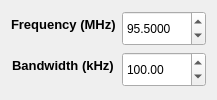
                              <widget class="QWidget" name="page_addDevice_custom">
                               <layout class="QFormLayout" name="formLayout_3">
                                <property name="labelAlignment">
                                 <set>Qt::AlignCenter</set>
                                </property>
                                <item row="0" column="0">
                                 <widget class="QLabel" name="label_addDevice_custom_frequency">
                                  <property name="font">
                                   <font>
                                    <pointsize>10</pointsize>
                                    <bold>true</bold>
                                   </font>
                                  </property>
                                  <property name="text">
                                   <string>Frequency (MHz)</string>
                                  </property>
                                 </widget>
                                </item>
                                <item row="0" column="1">
                                 <widget class="QDoubleSpinBox" name="doubleSpinBox_addDevice_custom_frequency">
                                  <property name="minimumSize">
                                   <size>
                                    <width>0</width>
                                    <height>35</height>
                                   </size>
                                  </property>
                                  <property name="decimals">
                                   <number>4</number>
                                  </property>
                                  <property name="minimum">
                                   <double>50.000000000000000</double>
                                  </property>
                                  <property name="maximum">
                                   <double>2500.000000000000000</double>
                                  </property>
                                  <property name="singleStep">
                                   <double>0.100000000000000</double>
                                  </property>
                                  <property name="value">
                                   <double>95.500000000000000</double>
                                  </property>
                                 </widget>
                                </item>
                                <item row="1" column="0">
                                 <widget class="QLabel" name="label_addDevice_custom_bandwidth">
                                  <property name="font">
                                   <font>
                                    <pointsize>10</pointsize>
                                    <bold>true</bold>
                                   </font>
                                  </property>
                                  <property name="text">
                                   <string>Bandwidth (kHz)</string>
                                  </property>
                                 </widget>
                                </item>
                                <item row="1" column="1">
                                 <widget class="QDoubleSpinBox" name="doubleSpinBox_addDevice_custom_bandwidth">
                                  <property name="minimumSize">
                                   <size>
                                    <width>0</width>
                                    <height>35</height>
                                   </size>
                                  </property>
                                  <property name="minimum">
                                   <double>12.500000000000000</double>
                                  </property>
                                  <property name="maximum">
                                   <double>500.000000000000000</double>
                                  </property>
                                  <property name="singleStep">
                                   <double>12.500000000000000</double>
                                  </property>
                                  <property name="value">
                                   <double>100.000000000000000</double>
                                  </property>
                                 </widget>
                                </item>
                               </layout>
                              </widget>
